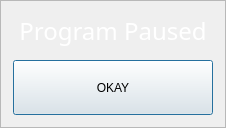
<?xml version="1.0" encoding="UTF-8"?>
<ui version="4.0">
 <class>Dialog</class>
 <widget class="QDialog" name="Dialog">
  <property name="windowModality">
   <enum>Qt::ApplicationModal</enum>
  </property>
  <property name="geometry">
   <rect>
    <x>0</x>
    <y>0</y>
    <width>226</width>
    <height>128</height>
   </rect>
  </property>
  <property name="windowTitle">
   <string>Tool Alignment Needed</string>
  </property>
  <property name="modal">
   <bool>true</bool>
  </property>
  <layout class="QHBoxLayout" name="horizontalLayout">
   <property name="spacing">
    <number>0</number>
   </property>
   <property name="leftMargin">
    <number>0</number>
   </property>
   <property name="topMargin">
    <number>0</number>
   </property>
   <property name="rightMargin">
    <number>0</number>
   </property>
   <property name="bottomMargin">
    <number>0</number>
   </property>
   <item>
    <widget class="QFrame" name="frame">
     <property name="styleSheet">
      <string notr="true">.QFrame {
    color: white;
    font-family: &quot;Bebas Kai&quot;;
    font-size: 16pt;
}

.QLabel {
    color: white;
    font-family: &quot;Bebas Kai&quot;;
    font-size: 18pt;    
}
</string>
     </property>
     <property name="frameShape">
      <enum>QFrame::StyledPanel</enum>
     </property>
     <property name="frameShadow">
      <enum>QFrame::Raised</enum>
     </property>
     <layout class="QGridLayout" name="gridLayout">
      <property name="leftMargin">
       <number>12</number>
      </property>
      <property name="topMargin">
       <number>12</number>
      </property>
      <property name="rightMargin">
       <number>12</number>
      </property>
      <property name="bottomMargin">
       <number>12</number>
      </property>
      <property name="spacing">
       <number>12</number>
      </property>
      <item row="0" column="0" colspan="2">
       <widget class="QLabel" name="label_1">
        <property name="font">
         <font>
          <family>Bebas Kai</family>
          <pointsize>18</pointsize>
         </font>
        </property>
        <property name="text">
         <string>Program Paused</string>
        </property>
        <property name="alignment">
         <set>Qt::AlignCenter</set>
        </property>
       </widget>
      </item>
      <item row="2" column="0" colspan="2">
       <widget class="QPushButton" name="btnOkay">
        <property name="minimumSize">
         <size>
          <width>188</width>
          <height>55</height>
         </size>
        </property>
        <property name="maximumSize">
         <size>
          <width>200</width>
          <height>55</height>
         </size>
        </property>
        <property name="styleSheet">
         <string notr="true">font: 75 17pt &quot;Bebas Kai&quot;;</string>
        </property>
        <property name="text">
         <string>OKAY</string>
        </property>
       </widget>
      </item>
     </layout>
    </widget>
   </item>
  </layout>
 </widget>
 <resources/>
 <connections>
  <connection>
   <sender>btnOkay</sender>
   <signal>clicked()</signal>
   <receiver>Dialog</receiver>
   <slot>accept()</slot>
   <hints>
    <hint type="sourcelabel">
     <x>112</x>
     <y>87</y>
    </hint>
    <hint type="destinationlabel">
     <x>112</x>
     <y>63</y>
    </hint>
   </hints>
  </connection>
 </connections>
</ui>
